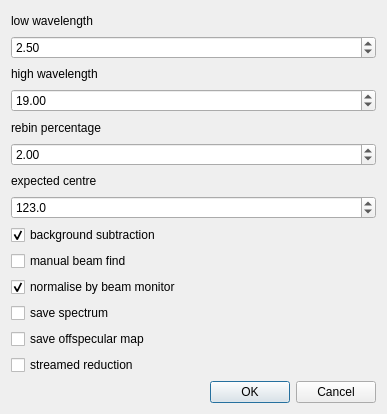
<?xml version="1.0" encoding="UTF-8"?>
<ui version="4.0">
 <class>reduction_options</class>
 <widget class="QDialog" name="reduction_options">
  <property name="geometry">
   <rect>
    <x>0</x>
    <y>0</y>
    <width>387</width>
    <height>414</height>
   </rect>
  </property>
  <property name="windowTitle">
   <string>reduction options</string>
  </property>
  <layout class="QVBoxLayout" name="verticalLayout">
   <item>
    <widget class="QLabel" name="label">
     <property name="text">
      <string>low wavelength</string>
     </property>
    </widget>
   </item>
   <item>
    <widget class="QDoubleSpinBox" name="low_wavelength">
     <property name="specialValueText">
      <string/>
     </property>
     <property name="singleStep">
      <double>0.100000000000000</double>
     </property>
     <property name="value">
      <double>2.500000000000000</double>
     </property>
    </widget>
   </item>
   <item>
    <widget class="QLabel" name="label_2">
     <property name="text">
      <string>high wavelength</string>
     </property>
    </widget>
   </item>
   <item>
    <widget class="QDoubleSpinBox" name="high_wavelength">
     <property name="specialValueText">
      <string/>
     </property>
     <property name="maximum">
      <double>100.000000000000000</double>
     </property>
     <property name="singleStep">
      <double>0.100000000000000</double>
     </property>
     <property name="value">
      <double>19.000000000000000</double>
     </property>
    </widget>
   </item>
   <item>
    <widget class="QLabel" name="label_3">
     <property name="text">
      <string>rebin percentage</string>
     </property>
    </widget>
   </item>
   <item>
    <widget class="QDoubleSpinBox" name="rebin_percent">
     <property name="specialValueText">
      <string/>
     </property>
     <property name="maximum">
      <double>10.000000000000000</double>
     </property>
     <property name="singleStep">
      <double>1.000000000000000</double>
     </property>
     <property name="value">
      <double>2.000000000000000</double>
     </property>
    </widget>
   </item>
   <item>
    <widget class="QLabel" name="label_4">
     <property name="text">
      <string>expected centre</string>
     </property>
    </widget>
   </item>
   <item>
    <widget class="QDoubleSpinBox" name="expected_centre">
     <property name="specialValueText">
      <string/>
     </property>
     <property name="decimals">
      <number>1</number>
     </property>
     <property name="maximum">
      <double>221.000000000000000</double>
     </property>
     <property name="singleStep">
      <double>1.000000000000000</double>
     </property>
     <property name="value">
      <double>123.000000000000000</double>
     </property>
    </widget>
   </item>
   <item>
    <widget class="QCheckBox" name="background_subtraction">
     <property name="text">
      <string>background subtraction</string>
     </property>
     <property name="checked">
      <bool>true</bool>
     </property>
    </widget>
   </item>
   <item>
    <widget class="QCheckBox" name="manual_beam_find">
     <property name="text">
      <string>manual beam find</string>
     </property>
    </widget>
   </item>
   <item>
    <widget class="QCheckBox" name="monitor_normalisation">
     <property name="text">
      <string>normalise by beam monitor</string>
     </property>
     <property name="checked">
      <bool>true</bool>
     </property>
    </widget>
   </item>
   <item>
    <widget class="QCheckBox" name="save_spectrum">
     <property name="text">
      <string>save spectrum</string>
     </property>
    </widget>
   </item>
   <item>
    <widget class="QCheckBox" name="save_offspecular">
     <property name="text">
      <string>save offspecular map</string>
     </property>
    </widget>
   </item>
   <item>
    <widget class="QCheckBox" name="streamed_reduction">
     <property name="text">
      <string>streamed reduction</string>
     </property>
    </widget>
   </item>
   <item>
    <widget class="QDialogButtonBox" name="buttonBox">
     <property name="orientation">
      <enum>Qt::Horizontal</enum>
     </property>
     <property name="standardButtons">
      <set>QDialogButtonBox::Cancel|QDialogButtonBox::Ok</set>
     </property>
    </widget>
   </item>
  </layout>
 </widget>
 <resources/>
 <connections>
  <connection>
   <sender>buttonBox</sender>
   <signal>accepted()</signal>
   <receiver>reduction_options</receiver>
   <slot>accept()</slot>
   <hints>
    <hint type="sourcelabel">
     <x>248</x>
     <y>254</y>
    </hint>
    <hint type="destinationlabel">
     <x>157</x>
     <y>274</y>
    </hint>
   </hints>
  </connection>
  <connection>
   <sender>buttonBox</sender>
   <signal>rejected()</signal>
   <receiver>reduction_options</receiver>
   <slot>reject()</slot>
   <hints>
    <hint type="sourcelabel">
     <x>316</x>
     <y>260</y>
    </hint>
    <hint type="destinationlabel">
     <x>286</x>
     <y>274</y>
    </hint>
   </hints>
  </connection>
 </connections>
</ui>
